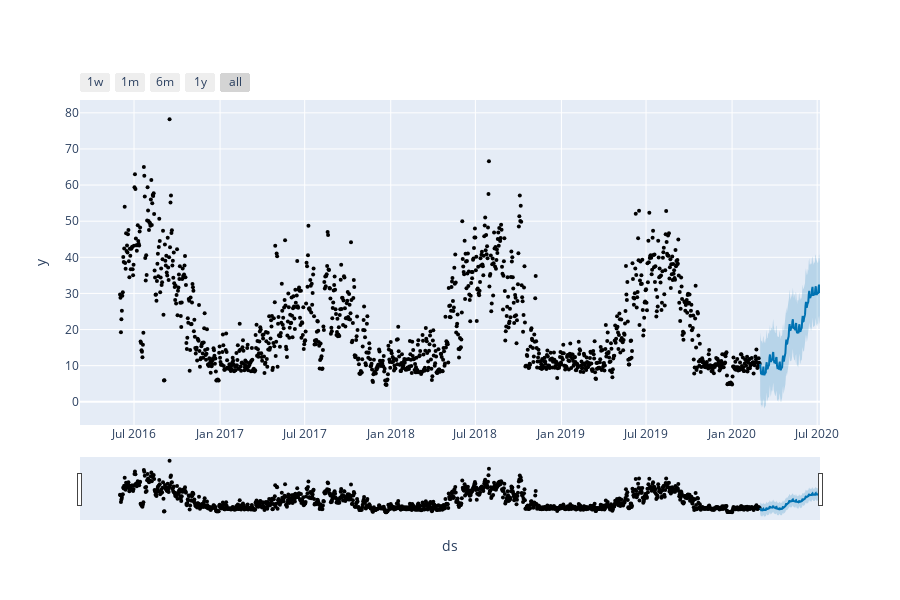

Source (notebook cell):
### Code cell
plot_plotly(m, forecast)

### Figure 1 — Plotly figure (JSON) as saved in the notebook; plotly's stock layout.template omitted (floating-point values rounded to 4 significant figures; data arrays with more than 128 entries replaced by an {"elided": "..."} marker saying what was removed)
{"data": [{"marker": {"color": "black", "size": 4}, "mode": "markers", "name": "Actual", "type": "scatter", "x": {"elided": "1369 str values"}, "y": {"elided": "1369 float values"}}, {"hoverinfo": "skip", "line": {"width": 0}, "mode": "lines", "type": "scatter", "x": {"elided": "129 str values"}, "y": {"elided": "129 float values"}}, {"fill": "tonexty", "fillcolor": "rgba(0, 114, 178, 0.2)", "line": {"color": "#0072B2", "width": 2}, "mode": "lines", "name": "Predicted", "type": "scatter", "x": {"elided": "129 str values"}, "y": {"elided": "129 float values"}}, {"fill": "tonexty", "fillcolor": "rgba(0, 114, 178, 0.2)", "hoverinfo": "skip", "line": {"width": 0}, "mode": "lines", "type": "scatter", "x": {"elided": "129 str values"}, "y": {"elided": "129 float values"}}], "layout": {"height": 600, "showlegend": false, "width": 900, "xaxis": {"rangeselector": {"buttons": [{"count": 7, "label": "1w", "step": "day", "stepmode": "backward"}, {"count": 1, "label": "1m", "step": "month", "stepmode": "backward"}, {"count": 6, "label": "6m", "step": "month", "stepmode": "backward"}, {"count": 1, "label": "1y", "step": "year", "stepmode": "backward"}, {"step": "all"}]}, "rangeslider": {"visible": true}, "title": {"text": "ds"}, "type": "date"}, "yaxis": {"title": {"text": "y"}}}}
